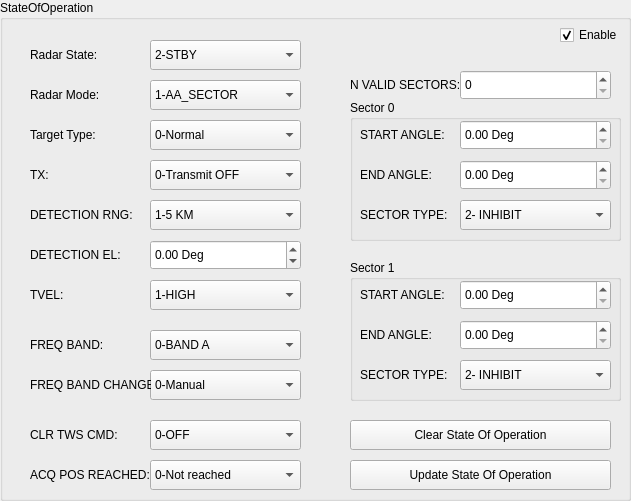
        <widget class="QGroupBox" name="gbStateOfOperatn">
         <property name="geometry">
          <rect>
           <x>50</x>
           <y>10</y>
           <width>631</width>
           <height>501</height>
          </rect>
         </property>
         <property name="font">
          <font>
           <pointsize>9</pointsize>
          </font>
         </property>
         <property name="title">
          <string>StateOfOperation</string>
         </property>
         <widget class="QComboBox" name="cbStateOfOperRdrState">
          <property name="enabled">
           <bool>true</bool>
          </property>
          <property name="geometry">
           <rect>
            <x>150</x>
            <y>40</y>
            <width>151</width>
            <height>30</height>
           </rect>
          </property>
          <property name="font">
           <font>
            <pointsize>9</pointsize>
           </font>
          </property>
          <property name="currentIndex">
           <number>0</number>
          </property>
          <item>
           <property name="text">
            <string>2-STBY</string>
           </property>
          </item>
          <item>
           <property name="text">
            <string>4-OPERATE</string>
           </property>
          </item>
          <item>
           <property name="text">
            <string>3-MAINTAINANCE</string>
           </property>
          </item>
          <item>
           <property name="text">
            <string>8-IBIT</string>
           </property>
          </item>
         </widget>
         <widget class="QLabel" name="lblStateOfOperRdrMode">
          <property name="geometry">
           <rect>
            <x>30</x>
            <y>80</y>
            <width>80</width>
            <height>30</height>
           </rect>
          </property>
          <property name="font">
           <font>
            <pointsize>9</pointsize>
           </font>
          </property>
          <property name="text">
           <string>Radar Mode:</string>
          </property>
         </widget>
         <widget class="QComboBox" name="cbStateOfOperTvel">
          <property name="geometry">
           <rect>
            <x>150</x>
            <y>280</y>
            <width>151</width>
            <height>30</height>
           </rect>
          </property>
          <property name="font">
           <font>
            <pointsize>9</pointsize>
           </font>
          </property>
          <property name="currentIndex">
           <number>0</number>
          </property>
          <item>
           <property name="text">
            <string>1-HIGH</string>
           </property>
          </item>
          <item>
           <property name="text">
            <string>0-LOW</string>
           </property>
          </item>
         </widget>
         <widget class="QLabel" name="lblStateOfOperTvel">
          <property name="geometry">
           <rect>
            <x>30</x>
            <y>280</y>
            <width>91</width>
            <height>30</height>
           </rect>
          </property>
          <property name="font">
           <font>
            <pointsize>9</pointsize>
           </font>
          </property>
          <property name="text">
           <string>TVEL:</string>
          </property>
         </widget>
         <widget class="QDoubleSpinBox" name="sbStateOfOperDetectEl">
          <property name="geometry">
           <rect>
            <x>150</x>
            <y>240</y>
            <width>151</width>
            <height>30</height>
           </rect>
          </property>
          <property name="font">
           <font>
            <pointsize>9</pointsize>
           </font>
          </property>
          <property name="suffix">
           <string> Deg</string>
          </property>
          <property name="minimum">
           <double>-4000000.000000000000000</double>
          </property>
          <property name="maximum">
           <double>90000000.000000000000000</double>
          </property>
         </widget>
         <widget class="QLabel" name="lblStateOfOperTargetType">
          <property name="geometry">
           <rect>
            <x>30</x>
            <y>120</y>
            <width>80</width>
            <height>30</height>
           </rect>
          </property>
          <property name="font">
           <font>
            <pointsize>9</pointsize>
           </font>
          </property>
          <property name="text">
           <string>Target Type:</string>
          </property>
         </widget>
         <widget class="QComboBox" name="cbStateOfOperTx">
          <property name="geometry">
           <rect>
            <x>150</x>
            <y>160</y>
            <width>151</width>
            <height>30</height>
           </rect>
          </property>
          <property name="font">
           <font>
            <pointsize>9</pointsize>
           </font>
          </property>
          <property name="currentIndex">
           <number>0</number>
          </property>
          <item>
           <property name="text">
            <string>0-Transmit OFF</string>
           </property>
          </item>
          <item>
           <property name="text">
            <string>1-Transmit ON</string>
           </property>
          </item>
         </widget>
         <widget class="QLabel" name="lblStateOfOperTx">
          <property name="geometry">
           <rect>
            <x>30</x>
            <y>160</y>
            <width>80</width>
            <height>30</height>
           </rect>
          </property>
          <property name="font">
           <font>
            <pointsize>9</pointsize>
           </font>
          </property>
          <property name="text">
           <string>TX:</string>
          </property>
         </widget>
         <widget class="QLabel" name="lblStateOfOperDetectRng">
          <property name="geometry">
           <rect>
            <x>30</x>
            <y>200</y>
            <width>111</width>
            <height>30</height>
           </rect>
          </property>
          <property name="font">
           <font>
            <pointsize>9</pointsize>
           </font>
          </property>
          <property name="text">
           <string>DETECTION RNG:</string>
          </property>
         </widget>
         <widget class="QLabel" name="lblStateOfOperDetectEl">
          <property name="geometry">
           <rect>
            <x>30</x>
            <y>240</y>
            <width>91</width>
            <height>30</height>
           </rect>
          </property>
          <property name="font">
           <font>
            <pointsize>9</pointsize>
           </font>
          </property>
          <property name="text">
           <string>DETECTION EL:</string>
          </property>
         </widget>
         <widget class="QLabel" name="lblStateOfOperRdrState">
          <property name="geometry">
           <rect>
            <x>30</x>
            <y>40</y>
            <width>80</width>
            <height>30</height>
           </rect>
          </property>
          <property name="font">
           <font>
            <pointsize>9</pointsize>
           </font>
          </property>
          <property name="text">
           <string>Radar State:</string>
          </property>
         </widget>
         <widget class="QComboBox" name="cbStateOfOperDetectRng">
          <property name="geometry">
           <rect>
            <x>150</x>
            <y>200</y>
            <width>151</width>
            <height>30</height>
           </rect>
          </property>
          <property name="font">
           <font>
            <pointsize>9</pointsize>
           </font>
          </property>
          <property name="currentIndex">
           <number>0</number>
          </property>
          <item>
           <property name="text">
            <string>1-5 KM</string>
           </property>
          </item>
          <item>
           <property name="text">
            <string>2-10 KM</string>
           </property>
          </item>
          <item>
           <property name="text">
            <string>3-30 KM</string>
           </property>
          </item>
          <item>
           <property name="text">
            <string>4-40 KM</string>
           </property>
          </item>
         </widget>
         <widget class="QComboBox" name="cbStateOfOperRdrFreqBandChange">
          <property name="geometry">
           <rect>
            <x>150</x>
            <y>370</y>
            <width>151</width>
            <height>30</height>
           </rect>
          </property>
          <property name="font">
           <font>
            <pointsize>9</pointsize>
           </font>
          </property>
          <property name="currentIndex">
           <number>0</number>
          </property>
          <item>
           <property name="text">
            <string>0-Manual</string>
           </property>
          </item>
          <item>
           <property name="text">
            <string>1-Automatic</string>
           </property>
          </item>
         </widget>
         <widget class="QLabel" name="lblStateOfOperRdrMode_13">
          <property name="geometry">
           <rect>
            <x>30</x>
            <y>460</y>
            <width>131</width>
            <height>30</height>
           </rect>
          </property>
          <property name="font">
           <font>
            <pointsize>9</pointsize>
           </font>
          </property>
          <property name="text">
           <string>ACQ POS REACHED:</string>
          </property>
         </widget>
         <widget class="QComboBox" name="cbStateOfOperFreqBand">
          <property name="geometry">
           <rect>
            <x>150</x>
            <y>330</y>
            <width>151</width>
            <height>30</height>
           </rect>
          </property>
          <property name="font">
           <font>
            <pointsize>9</pointsize>
           </font>
          </property>
          <property name="currentIndex">
           <number>0</number>
          </property>
          <item>
           <property name="text">
            <string>0-BAND A</string>
           </property>
          </item>
          <item>
           <property name="text">
            <string>1-BAND B</string>
           </property>
          </item>
          <item>
           <property name="text">
            <string>2-BAND C</string>
           </property>
          </item>
          <item>
           <property name="text">
            <string>3-BAND D</string>
           </property>
          </item>
          <item>
           <property name="text">
            <string>4-BAND E</string>
           </property>
          </item>
          <item>
           <property name="text">
            <string>5-BAND F</string>
           </property>
          </item>
         </widget>
         <widget class="QComboBox" name="cbStateOfOperTargetType">
          <property name="geometry">
           <rect>
            <x>150</x>
            <y>120</y>
            <width>151</width>
            <height>30</height>
           </rect>
          </property>
          <property name="font">
           <font>
            <pointsize>9</pointsize>
           </font>
          </property>
          <property name="currentIndex">
           <number>0</number>
          </property>
          <item>
           <property name="text">
            <string>0-Normal</string>
           </property>
          </item>
          <item>
           <property name="text">
            <string>1-Test Target</string>
           </property>
          </item>
          <item>
           <property name="text">
            <string>2-Repeater</string>
           </property>
          </item>
         </widget>
         <widget class="QSpinBox" name="sbStateOfOperRdrnValidSector">
          <property name="geometry">
           <rect>
            <x>460</x>
            <y>70</y>
            <width>151</width>
            <height>30</height>
           </rect>
          </property>
          <property name="font">
           <font>
            <pointsize>9</pointsize>
           </font>
          </property>
         </widget>
         <widget class="QComboBox" name="cbStateOfOperRdrAcqPos">
          <property name="geometry">
           <rect>
            <x>150</x>
            <y>460</y>
            <width>151</width>
            <height>30</height>
           </rect>
          </property>
          <property name="font">
           <font>
            <pointsize>9</pointsize>
           </font>
          </property>
          <property name="currentIndex">
           <number>0</number>
          </property>
          <item>
           <property name="text">
            <string>0-Not reached</string>
           </property>
          </item>
          <item>
           <property name="text">
            <string>1-Az only reached</string>
           </property>
          </item>
          <item>
           <property name="text">
            <string>2-EL only reached</string>
           </property>
          </item>
          <item>
           <property name="text">
            <string>3-Az and El reached</string>
           </property>
          </item>
         </widget>
         <widget class="QLabel" name="lblStateOfOperFreqBand">
          <property name="geometry">
           <rect>
            <x>30</x>
            <y>330</y>
            <width>81</width>
            <height>30</height>
           </rect>
          </property>
          <property name="font">
           <font>
            <pointsize>9</pointsize>
           </font>
          </property>
          <property name="text">
           <string>FREQ BAND:</string>
          </property>
         </widget>
         <widget class="QComboBox" name="cbStateOfOperRdrMode">
          <property name="geometry">
           <rect>
            <x>150</x>
            <y>80</y>
            <width>151</width>
            <height>30</height>
           </rect>
          </property>
          <property name="font">
           <font>
            <pointsize>9</pointsize>
           </font>
          </property>
          <property name="currentIndex">
           <number>0</number>
          </property>
          <item>
           <property name="text">
            <string>1-AA_SECTOR</string>
           </property>
          </item>
          <item>
           <property name="text">
            <string>2-AA_360</string>
           </property>
          </item>
          <item>
           <property name="text">
            <string>3-AA_MANUAL</string>
           </property>
          </item>
          <item>
           <property name="text">
            <string>4-AA_STT_INT</string>
           </property>
          </item>
          <item>
           <property name="text">
            <string>7-AA_STT_EXT</string>
           </property>
          </item>
          <item>
           <property name="text">
            <string>8-AA_STT_EXT_RST</string>
           </property>
          </item>
         </widget>
         <widget class="QLabel" name="lblStateOfOperRdrMode_9">
          <property name="geometry">
           <rect>
            <x>350</x>
            <y>70</y>
            <width>111</width>
            <height>30</height>
           </rect>
          </property>
          <property name="font">
           <font>
            <pointsize>9</pointsize>
           </font>
          </property>
          <property name="text">
           <string>N VALID SECTORS:</string>
          </property>
         </widget>
         <widget class="QLabel" name="lblStateOfOperRdrMode_8">
          <property name="geometry">
           <rect>
            <x>30</x>
            <y>370</y>
            <width>121</width>
            <height>30</height>
           </rect>
          </property>
          <property name="font">
           <font>
            <pointsize>9</pointsize>
           </font>
          </property>
          <property name="text">
           <string>FREQ BAND CHANGE:</string>
          </property>
         </widget>
         <widget class="QPushButton" name="pbUpdateStateOfOperatn">
          <property name="geometry">
           <rect>
            <x>350</x>
            <y>460</y>
            <width>261</width>
            <height>30</height>
           </rect>
          </property>
          <property name="font">
           <font>
            <pointsize>9</pointsize>
           </font>
          </property>
          <property name="text">
           <string>Update State Of Operation</string>
          </property>
         </widget>
         <widget class="QLabel" name="lblStateOfOperRdrMode_14">
          <property name="geometry">
           <rect>
            <x>30</x>
            <y>420</y>
            <width>131</width>
            <height>30</height>
           </rect>
          </property>
          <property name="font">
           <font>
            <pointsize>9</pointsize>
           </font>
          </property>
          <property name="text">
           <string>CLR TWS CMD:</string>
          </property>
         </widget>
         <widget class="QComboBox" name="cbStateOfOperRdrClrTwsCmd">
          <property name="geometry">
           <rect>
            <x>150</x>
            <y>420</y>
            <width>151</width>
            <height>30</height>
           </rect>
          </property>
          <property name="font">
           <font>
            <pointsize>9</pointsize>
           </font>
          </property>
          <property name="currentIndex">
           <number>0</number>
          </property>
          <item>
           <property name="text">
            <string>0-OFF</string>
           </property>
          </item>
          <item>
           <property name="text">
            <string>1-ON</string>
           </property>
          </item>
         </widget>
         <widget class="QGroupBox" name="groupBox_7">
          <property name="geometry">
           <rect>
            <x>350</x>
            <y>100</y>
            <width>271</width>
            <height>141</height>
           </rect>
          </property>
          <property name="font">
           <font>
            <pointsize>9</pointsize>
           </font>
          </property>
          <property name="title">
           <string>Sector 0</string>
          </property>
          <widget class="QDoubleSpinBox" name="sbStateOfOperRdrStartAngSec0">
           <property name="geometry">
            <rect>
             <x>110</x>
             <y>20</y>
             <width>151</width>
             <height>30</height>
            </rect>
           </property>
           <property name="font">
            <font>
             <pointsize>9</pointsize>
            </font>
           </property>
           <property name="suffix">
            <string> Deg</string>
           </property>
           <property name="maximum">
            <double>99999999999.000000000000000</double>
           </property>
          </widget>
          <widget class="QLabel" name="lblStateOfOperRdrMode_10">
           <property name="geometry">
            <rect>
             <x>10</x>
             <y>20</y>
             <width>131</width>
             <height>30</height>
            </rect>
           </property>
           <property name="font">
            <font>
             <pointsize>9</pointsize>
            </font>
           </property>
           <property name="text">
            <string>START ANGLE:</string>
           </property>
          </widget>
          <widget class="QDoubleSpinBox" name="sbStateOfOperRdrEndAngSec0">
           <property name="geometry">
            <rect>
             <x>110</x>
             <y>60</y>
             <width>151</width>
             <height>30</height>
            </rect>
           </property>
           <property name="font">
            <font>
             <pointsize>9</pointsize>
            </font>
           </property>
           <property name="suffix">
            <string> Deg</string>
           </property>
           <property name="maximum">
            <double>99999999999.000000000000000</double>
           </property>
          </widget>
          <widget class="QLabel" name="lblStateOfOperRdrMode_12">
           <property name="geometry">
            <rect>
             <x>10</x>
             <y>100</y>
             <width>131</width>
             <height>30</height>
            </rect>
           </property>
           <property name="font">
            <font>
             <pointsize>9</pointsize>
            </font>
           </property>
           <property name="text">
            <string>SECTOR TYPE:</string>
           </property>
          </widget>
          <widget class="QComboBox" name="cbStateOfOperRdrSectorTypeSec0">
           <property name="geometry">
            <rect>
             <x>110</x>
             <y>100</y>
             <width>151</width>
             <height>30</height>
            </rect>
           </property>
           <property name="font">
            <font>
             <pointsize>9</pointsize>
            </font>
           </property>
           <property name="currentIndex">
            <number>0</number>
           </property>
           <item>
            <property name="text">
             <string>2- INHIBIT</string>
            </property>
           </item>
          </widget>
          <widget class="QLabel" name="lblStateOfOperRdrMode_11">
           <property name="geometry">
            <rect>
             <x>10</x>
             <y>60</y>
             <width>131</width>
             <height>30</height>
            </rect>
           </property>
           <property name="font">
            <font>
             <pointsize>9</pointsize>
            </font>
           </property>
           <property name="text">
            <string>END ANGLE:</string>
           </property>
          </widget>
         </widget>
         <widget class="QGroupBox" name="groupBox_8">
          <property name="geometry">
           <rect>
            <x>350</x>
            <y>260</y>
            <width>271</width>
            <height>141</height>
           </rect>
          </property>
          <property name="font">
           <font>
            <pointsize>9</pointsize>
           </font>
          </property>
          <property name="title">
           <string>Sector 1</string>
          </property>
          <widget class="QDoubleSpinBox" name="sbStateOfOperRdrStartAngSec1">
           <property name="geometry">
            <rect>
             <x>110</x>
             <y>20</y>
             <width>151</width>
             <height>30</height>
            </rect>
           </property>
           <property name="font">
            <font>
             <pointsize>9</pointsize>
            </font>
           </property>
           <property name="suffix">
            <string> Deg</string>
           </property>
           <property name="maximum">
            <double>99999999999.000000000000000</double>
           </property>
          </widget>
          <widget class="QLabel" name="lblStateOfOperRdrMode_22">
           <property name="geometry">
            <rect>
             <x>10</x>
             <y>20</y>
             <width>131</width>
             <height>30</height>
            </rect>
           </property>
           <property name="font">
            <font>
             <pointsize>9</pointsize>
            </font>
           </property>
           <property name="text">
            <string>START ANGLE:</string>
           </property>
          </widget>
          <widget class="QDoubleSpinBox" name="sbStateOfOperRdrEndAngSec1">
           <property name="geometry">
            <rect>
             <x>110</x>
             <y>60</y>
             <width>151</width>
             <height>30</height>
            </rect>
           </property>
           <property name="font">
            <font>
             <pointsize>9</pointsize>
            </font>
           </property>
           <property name="suffix">
            <string> Deg</string>
           </property>
           <property name="maximum">
            <double>99999999999.000000000000000</double>
           </property>
          </widget>
          <widget class="QLabel" name="lblStateOfOperRdrMode_23">
           <property name="geometry">
            <rect>
             <x>10</x>
             <y>100</y>
             <width>131</width>
             <height>30</height>
            </rect>
           </property>
           <property name="font">
            <font>
             <pointsize>9</pointsize>
            </font>
           </property>
           <property name="text">
            <string>SECTOR TYPE:</string>
           </property>
          </widget>
          <widget class="QComboBox" name="cbStateOfOperRdrSectorTypeSec1">
           <property name="geometry">
            <rect>
             <x>110</x>
             <y>100</y>
             <width>151</width>
             <height>30</height>
            </rect>
           </property>
           <property name="font">
            <font>
             <pointsize>9</pointsize>
            </font>
           </property>
           <property name="currentIndex">
            <number>0</number>
           </property>
           <item>
            <property name="text">
             <string>2- INHIBIT</string>
            </property>
           </item>
          </widget>
          <widget class="QLabel" name="lblStateOfOperRdrMode_24">
           <property name="geometry">
            <rect>
             <x>10</x>
             <y>60</y>
             <width>131</width>
             <height>30</height>
            </rect>
           </property>
           <property name="font">
            <font>
             <pointsize>9</pointsize>
            </font>
           </property>
           <property name="text">
            <string>END ANGLE:</string>
           </property>
          </widget>
         </widget>
         <widget class="QCheckBox" name="chbEnableStateOfOperatn">
          <property name="geometry">
           <rect>
            <x>560</x>
            <y>20</y>
            <width>70</width>
            <height>30</height>
           </rect>
          </property>
          <property name="font">
           <font>
            <pointsize>9</pointsize>
           </font>
          </property>
          <property name="text">
           <string>Enable</string>
          </property>
          <property name="checked">
           <bool>true</bool>
          </property>
         </widget>
         <widget class="QPushButton" name="pbClearStateofOperation">
          <property name="geometry">
           <rect>
            <x>350</x>
            <y>420</y>
            <width>261</width>
            <height>30</height>
           </rect>
          </property>
          <property name="font">
           <font>
            <pointsize>9</pointsize>
           </font>
          </property>
          <property name="text">
           <string>Clear State Of Operation</string>
          </property>
         </widget>
        </widget>
